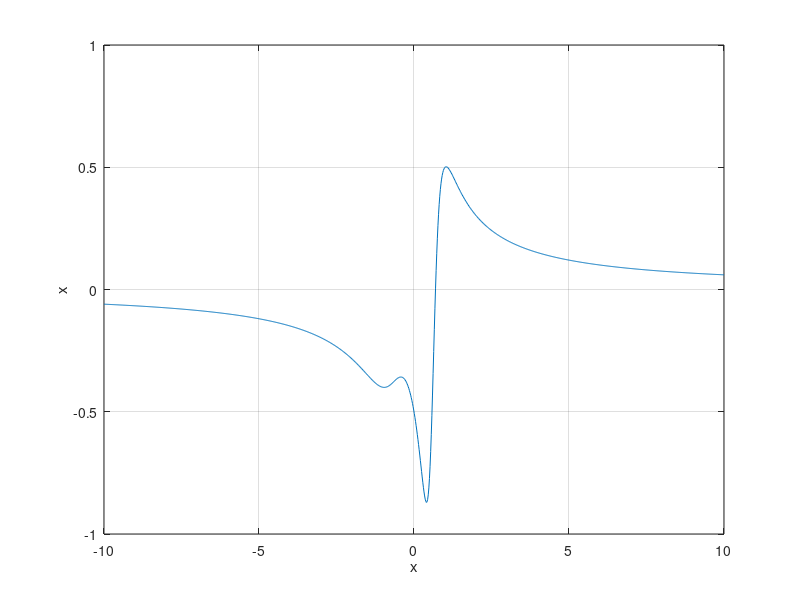

This chart was generated by the following MATLAB code:
clear variables
clc
x = linspace(-10,10,1024) 	    % Indepentant variable

P = 3*x.^3 - 1                  % Define numerator fuction P(x)
Q = 5*x.^4 - 3*x + 2            % Define denominator function Q(x)
y = P./Q                       % Dependant variable

figure (1)                  % open a figure window
plot(x,y)                   % plot (x,y)
grid on                     % turn on the grid
xlabel('x')                 % label the x axis
ylabel('x')                 % label the y axis   